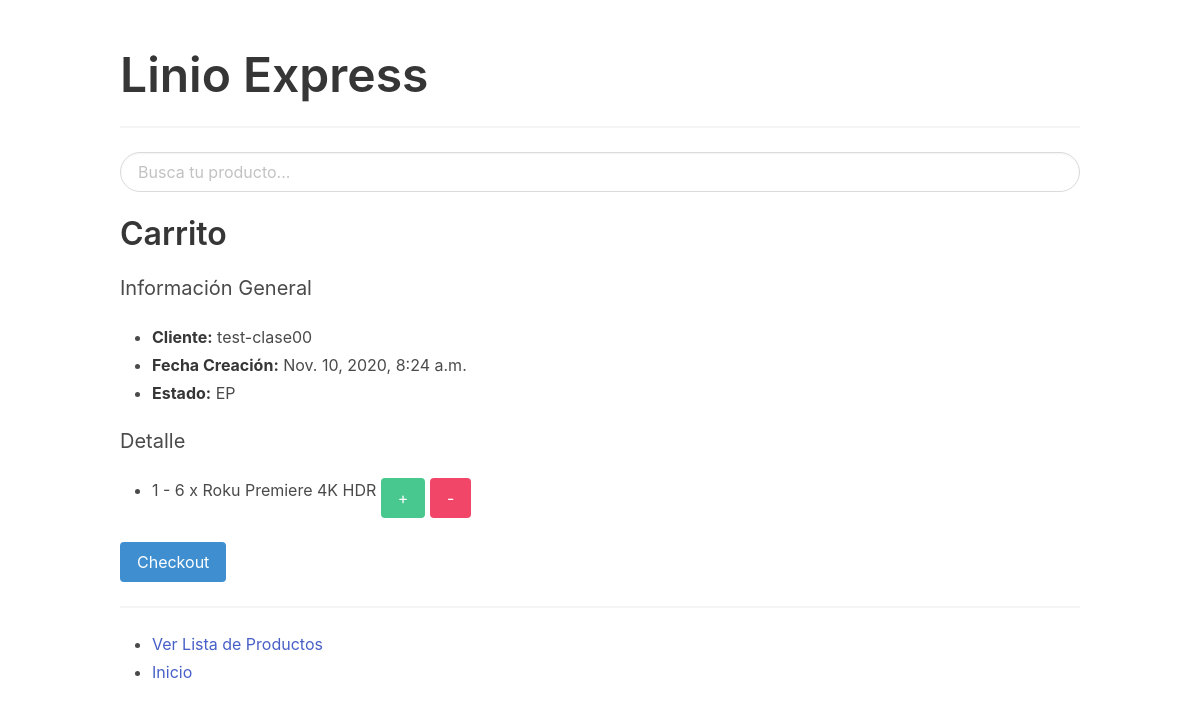
Page /carrito/ (signed in) on the committed database.
### main/models.py (models this page shows, shortened)
class Pedido(models.Model):
    cliente = models.ForeignKey('Cliente', on_delete=models.CASCADE)
    repartidor = models.ForeignKey('Colaborador', on_delete=models.SET_NULL, null=True)
    ubicacion = models.ForeignKey('Localizacion', on_delete=models.SET_NULL, null=True)
    fecha_creacion = models.DateTimeField(auto_now=True)
    fecha_entrega = models.DateTimeField(blank=True, null=True)
    estado = models.CharField(max_length=3)
    direccion_entrega = models.CharField(max_length=100, blank=True, null=True)
    tarifa = models.FloatField(blank=True, null=True)

class Cliente(models.Model):
    user_profile = models.OneToOneField(Profile, on_delete=models.CASCADE)
    preferencias = models.ManyToManyField(to='Categoria')

class Profile(models.Model):
    user = models.OneToOneField(User, on_delete=models.CASCADE)
    documento_identidad = models.CharField(max_length=8)
    fecha_nacimiento = models.DateField()
    estado = models.CharField(max_length=3)
    MASCULINO = 'MA' ## variables tipo string, con estas variables hare mi lista de opciones
    FEMENINO = 'FE'
    NO_BINARIO = 'NB'
    GENERO_CHOICES = [   #lista de opciones(variable,level), tengo 1 tupla
        (MASCULINO, 'Masculino'),
        (FEMENINO, 'Femenino'),
        (NO_BINARIO, 'No Binario')
    ]
    genero = models.CharField(max_length=2, choices=GENERO_CHOICES)  #choices igual a lista de opciones

class DetallePedido(models.Model):
    producto = models.ForeignKey('Producto', on_delete=models.CASCADE)
    pedido = models.ForeignKey('Pedido', on_delete=models.CASCADE)
    cantidad = models.IntegerField(blank=True, null=True)
    def __str__(self):
        return f'{self.pedido.id} - {self.cantidad} x {self.producto.nombre}'

class Producto(models.Model):
    categoria = models.ForeignKey('Categoria', on_delete=models.SET_NULL, null=True)
    proveedor = models.ForeignKey('Proveedor', on_delete=models.SET_NULL, null=True)
    nombre = models.CharField(max_length=20)
    descripcion = models.TextField()
    precio = models.FloatField()
    estado = models.CharField(max_length=3)
    descuento = models.FloatField(default=0)

### main/views.py (the view)
# urls.py: path('carrito/', views.PedidoDetailView.as_view(), name='pedido-detail'),
class PedidoDetailView(DetailView):
    model = Pedido
    def get_object(self):
        user_profile = Profile.objects.get(user=self.request.user)
        cliente = Cliente.objects.get(user_profile=user_profile)
        pedido  = Pedido.objects.get(cliente=cliente, estado='EP')
        return pedido
    def get_context_data(self, **kwargs):
        context = super().get_context_data(**kwargs)
        context['detalles'] = context['object'].detallepedido_set.all()
        return context

### main/templates/main/pedido_detail.html
{% extends "base.html" %}
{% block content %}
    <h3 class="title"> Carrito </h3>
    <div class="block">
        <h5 class="subtitle"> Información General </h5>
        <div class="content">
            <ul>
              <li> <strong>Cliente:</strong> {{ object.cliente.user_profile.user.get_username }}</li>
              <li> <strong>Fecha Creación:</strong> {{ object.fecha_creacion }}</li>
              <li> <strong>Estado:</strong> {{ object.estado }}</li>
            </ul>
        </div>
    </div>
    <div class="block">
        <h5 class="subtitle"> Detalle </h5>
        <div class="content">
            <ul>
              {% for detalle in detalles %}
                <li>
                  {{ detalle }}
                  <a href="{% url 'add-to-cart' product_pk=detalle.producto.pk %}" class="button is-success">
                    +
                  </a>
                  <a href="{% url 'remove-from-cart' product_pk=detalle.producto.pk %}" class="button is-danger">
                    -
                  </a>
                </li>
              {% endfor %}
            </ul>
        </div>
    </div>
    <a href="{% url 'pedido-update' pk=object.pk %}" class='button is-info'>
      Checkout
    </a>
    <hr>
    <div class="content">
        <ul>
          <li><a href="{% url 'product-list' %}">Ver Lista de Productos</a></li>
          <li><a href="{% url 'home' %}">Inicio</a></li>
        </ul>
    </div>
{% endblock %}

### rows in the picture
Pedido: cliente.user_profile.user.get_username "test-clase00", fecha_creacion "Nov. 10, 2020, 8:24 a.m.", estado "EP"
DetallePedido: pedido+cantidad+producto "1 - 6 x Roku Premiere 4K HDR"
